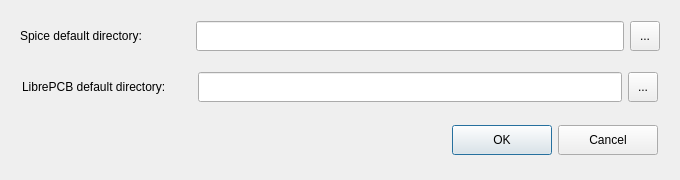
<?xml version="1.0" encoding="UTF-8"?>
<ui version="4.0">
 <class>DirectoryDialog</class>
 <widget class="QDialog" name="DirectoryDialog">
  <property name="windowModality">
   <enum>Qt::WindowModal</enum>
  </property>
  <property name="geometry">
   <rect>
    <x>0</x>
    <y>0</y>
    <width>680</width>
    <height>180</height>
   </rect>
  </property>
  <property name="sizePolicy">
   <sizepolicy hsizetype="Fixed" vsizetype="Fixed">
    <horstretch>0</horstretch>
    <verstretch>0</verstretch>
   </sizepolicy>
  </property>
  <property name="minimumSize">
   <size>
    <width>680</width>
    <height>180</height>
   </size>
  </property>
  <property name="maximumSize">
   <size>
    <width>680</width>
    <height>180</height>
   </size>
  </property>
  <property name="windowTitle">
   <string>Dialog</string>
  </property>
  <property name="modal">
   <bool>true</bool>
  </property>
  <layout class="QGridLayout" name="gridLayout">
   <property name="verticalSpacing">
    <number>0</number>
   </property>
   <item row="2" column="2">
    <widget class="QWidget" name="libreDirWidget" native="true">
     <property name="maximumSize">
      <size>
       <width>16777215</width>
       <height>50</height>
      </size>
     </property>
     <layout class="QHBoxLayout" name="horizontalLayout_2">
      <property name="leftMargin">
       <number>11</number>
      </property>
      <property name="topMargin">
       <number>11</number>
      </property>
      <property name="rightMargin">
       <number>11</number>
      </property>
      <property name="bottomMargin">
       <number>11</number>
      </property>
      <item>
       <widget class="QLabel" name="libreDirLabel">
        <property name="minimumSize">
         <size>
          <width>170</width>
          <height>30</height>
         </size>
        </property>
        <property name="maximumSize">
         <size>
          <width>170</width>
          <height>30</height>
         </size>
        </property>
        <property name="text">
         <string>LibrePCB default directory:</string>
        </property>
       </widget>
      </item>
      <item>
       <widget class="QLineEdit" name="libreDirLineEdit">
        <property name="minimumSize">
         <size>
          <width>300</width>
          <height>30</height>
         </size>
        </property>
        <property name="maximumSize">
         <size>
          <width>800</width>
          <height>30</height>
         </size>
        </property>
       </widget>
      </item>
      <item>
       <widget class="QToolButton" name="libreDirToolButton">
        <property name="minimumSize">
         <size>
          <width>30</width>
          <height>30</height>
         </size>
        </property>
        <property name="maximumSize">
         <size>
          <width>30</width>
          <height>30</height>
         </size>
        </property>
        <property name="text">
         <string>...</string>
        </property>
       </widget>
      </item>
     </layout>
    </widget>
   </item>
   <item row="1" column="2">
    <widget class="QWidget" name="spiceDirWidget" native="true">
     <property name="maximumSize">
      <size>
       <width>16777215</width>
       <height>50</height>
      </size>
     </property>
     <layout class="QHBoxLayout" name="horizontalLayout">
      <item>
       <widget class="QLabel" name="spiceDirLabel">
        <property name="minimumSize">
         <size>
          <width>170</width>
          <height>30</height>
         </size>
        </property>
        <property name="maximumSize">
         <size>
          <width>170</width>
          <height>30</height>
         </size>
        </property>
        <property name="text">
         <string>Spice default directory:</string>
        </property>
       </widget>
      </item>
      <item>
       <widget class="QLineEdit" name="spiceDirLineEdit">
        <property name="minimumSize">
         <size>
          <width>300</width>
          <height>30</height>
         </size>
        </property>
        <property name="maximumSize">
         <size>
          <width>800</width>
          <height>30</height>
         </size>
        </property>
       </widget>
      </item>
      <item>
       <widget class="QToolButton" name="spiceDirToolButton">
        <property name="minimumSize">
         <size>
          <width>30</width>
          <height>30</height>
         </size>
        </property>
        <property name="maximumSize">
         <size>
          <width>30</width>
          <height>30</height>
         </size>
        </property>
        <property name="text">
         <string>...</string>
        </property>
       </widget>
      </item>
     </layout>
    </widget>
   </item>
   <item row="3" column="2">
    <widget class="QWidget" name="buttonBoxWidget" native="true">
     <layout class="QHBoxLayout" name="horizontalLayout_3">
      <property name="leftMargin">
       <number>11</number>
      </property>
      <property name="topMargin">
       <number>11</number>
      </property>
      <property name="rightMargin">
       <number>11</number>
      </property>
      <property name="bottomMargin">
       <number>11</number>
      </property>
      <item>
       <spacer name="horizontalSpacer">
        <property name="orientation">
         <enum>Qt::Horizontal</enum>
        </property>
        <property name="sizeHint" stdset="0">
         <size>
          <width>40</width>
          <height>20</height>
         </size>
        </property>
       </spacer>
      </item>
      <item>
       <widget class="QPushButton" name="okButton">
        <property name="minimumSize">
         <size>
          <width>100</width>
          <height>30</height>
         </size>
        </property>
        <property name="maximumSize">
         <size>
          <width>16777215</width>
          <height>30</height>
         </size>
        </property>
        <property name="text">
         <string>OK</string>
        </property>
       </widget>
      </item>
      <item>
       <widget class="QPushButton" name="cancelButton">
        <property name="minimumSize">
         <size>
          <width>100</width>
          <height>30</height>
         </size>
        </property>
        <property name="maximumSize">
         <size>
          <width>16777215</width>
          <height>30</height>
         </size>
        </property>
        <property name="text">
         <string>Cancel</string>
        </property>
       </widget>
      </item>
     </layout>
    </widget>
   </item>
  </layout>
 </widget>
 <resources/>
 <connections/>
</ui>
